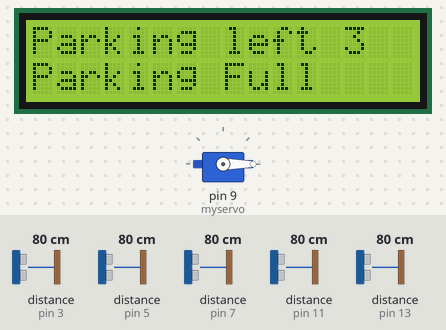
A sketch run on a simulated Arduino Uno, built with avr-gcc and run on an emulated ATmega328P. On the bench: 16×2 character LCD, servo. Wiring (inferred from the names in the program): 5 × ultrasonic range finder: trigger pin 2, echo pin 3 / trigger pin 4, echo pin 5 / trigger pin 6, echo pin 7 / trigger pin 10, echo pin 11 / trigger pin 12, echo pin 13. The test bench sets the inputs (shaded band); at power-on: distance to the obstacle (sensors on pin 3, pin 5, pin 7, pin 11, pin 13) 80 cm. The echo pulse lasts 58.3 µs per cm; what the sketch prints to the serial monitor is not drawn.

Above: at 1.2 s.
1.3 s: distance to the obstacle (sensor on pin 3) set to 94 cm
4.3 s: distance to the obstacle (sensor on pin 3) set to 102 cm
At 4.7 s:
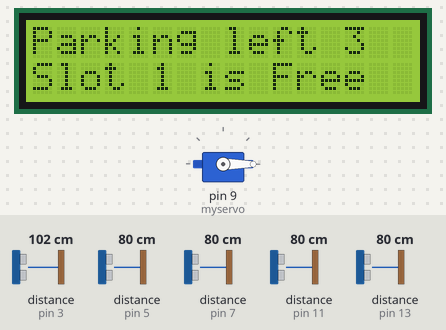
5.9 s: distance to the obstacle (sensor on pin 5) set to 97 cm
7.4 s: distance to the obstacle (sensor on pin 5) set to 104 cm
At 7.8 s:
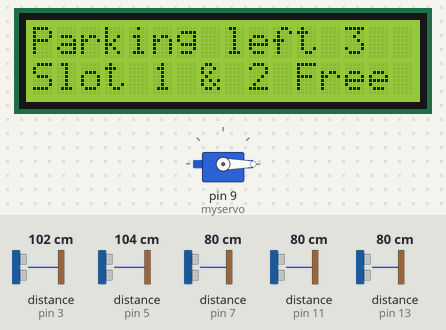
9.0 s: distance to the obstacle (sensor on pin 7) set to 94 cm
10.5 s: distance to the obstacle (sensor on pin 7) set to 104 cm
At 11.3 s:
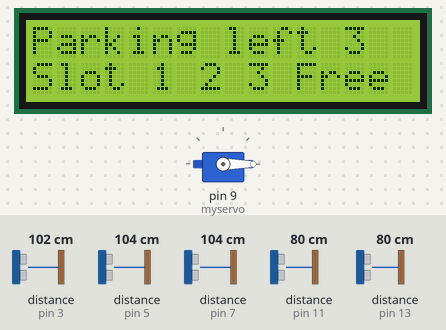
Timing chart, 0 to 13.1 s (numbered marks = the images above; inputs shaded):
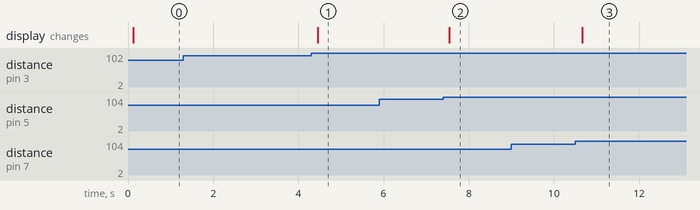

The sketch:

Serial_UltrasonicParkingV2.ino
```cpp
#include <Servo.h>
#include <Wire.h>
#include <LiquidCrystal_I2C.h>

LiquidCrystal_I2C lcd(0x27, 16, 2);  // set the LCD address to 0x27 for a 16 chars and 2 line display

#define t1 2
#define e1 3
#define t2 4
#define e2 5
#define t3 6
#define e3 7

#define t4 10
#define e4 11
#define t5 12
#define e5 13

Servo myservo;

int distanceThreshold = 100;

int parkingAvailable = 3;
int barrierState = 0;

void setup() {
  pinMode(t1, OUTPUT);
  pinMode(t2, OUTPUT);
  pinMode(t3, OUTPUT);
  pinMode(t4, OUTPUT);
  pinMode(t5, OUTPUT);
  pinMode(e1, INPUT);
  pinMode(e2, INPUT);
  pinMode(e3, INPUT);
  pinMode(e4, INPUT);
  pinMode(e5, INPUT);

  Serial.begin(9600);
  lcd.init();
  lcd.backlight();
  lcd.setCursor(0, 0);
  myservo.attach(9);
  myservo.write(0);
}

long readDistance(int triggerPin, int echoPin) {
  digitalWrite(triggerPin, LOW);
  delayMicroseconds(2);
  digitalWrite(triggerPin, HIGH);
  delayMicroseconds(10);
  digitalWrite(triggerPin, LOW);
  return pulseIn(echoPin, HIGH);
}


void loop() {
  float d1 = 0.01723 * readDistance(t1, e1);
  float d2 = 0.01723 * readDistance(t2, e2);
  float d3 = 0.01723 * readDistance(t3, e3);
  float d4 = 0.01723 * readDistance(t4, e4);
  float d5 = 0.01723 * readDistance(t5, e5);
  //get all sensor readings

  Serial.println("d1 = " + String(d1) + "cm");
  Serial.println("d2 = " + String(d2) + "cm");
  Serial.println("d3 = " + String(d3) + "cm");
  Serial.println("d4 = " + String(d4) + "cm");
  Serial.println("d5 = " + String(d5) + "cm");
  //display all sensor distance on serial monitor

  if (barrierState == 0) {
    if (d4 < 100 && d5 >= 100 && parkingAvailable > 0) {
      parkingAvailable -= 1;
      barrierState = -1;
      myservo.write(90);
    }
    if (d4 >= 100 && d5 < 100 && parkingAvailable < 3) {
      parkingAvailable += 1;
      barrierState = 1;
      myservo.write(90);
    }
  } else if (barrierState == -1) {
    if (d4 >= 100 && d5 < 100) {
      barrierState = -2;
      myservo.write(0);
    }
  } else if (barrierState == 1) {
    if (d5 >= 100 && d4 < 100) {
      barrierState = 2;
      myservo.write(0);
    }
  } else if (barrierState == -2) {
    if (d5 >= 100) {
      barrierState = 0;
    }
  } else if (barrierState == 2) {
    if (d4 >= 100) {
      barrierState = 0;
    }
  }

  lcd.setCursor(0, 0);
  if (parkingAvailable == 0) {
    lcd.print("Parking Full  ");
  } else {
    lcd.print("Parking left ");
    lcd.print(parkingAvailable);
  }


  if (d1 > 100 & d2 > 100 & d3 > 100) {
    lcd.setCursor(0, 1);
    lcd.print("Slot 1 2 3 Free");
    delay(500);
  } else if ((d1 > 100 & d2 > 100) | (d2 > 100 & d3 > 100) | (d3 > 100 & d1 > 100)) {
    lcd.setCursor(0, 1);
    if (d1 > 100 & d2 > 100)
      lcd.print("Slot 1 & 2 Free");
    else if (d1 > 100 & d3 > 100)
      lcd.print("Slot 1 & 3 Free");
    else
      lcd.print("Slot 2 & 3 Free");
  } else if (d1 < 100 & d2 < 100 & d3 < 100) {
    lcd.setCursor(0, 1);
    lcd.print("Parking Full   ");
  } else if ((d1 < 100 & d2 < 100) | (d2 < 100 & d3 < 100) | (d3 < 100 & d1 < 100)) {
    lcd.setCursor(0, 1);
    if (d1 > 100)
      lcd.print("Slot 1 is Free ");
    else if (d2 > 100)
      lcd.print("Slot 2 is Free ");
    else
      lcd.print("Slot 3 is Free ");
  }
  delay(100);
}
```

Measured:
- the behaviour switches between 99 and 100 cm on distance to the obstacle (sensor on pin 3) (found by bisection; images 0 and 1)
- the behaviour switches between 99 and 100 cm on distance to the obstacle (sensor on pin 5) (found by bisection; images 1 and 2)
- the behaviour switches between 99 and 100 cm on distance to the obstacle (sensor on pin 7) (found by bisection; images 2 and 3)
- after the input at 1.3 s, every drawn part: stays the same
- after the input at 4.3 s, the display: changes after 0.15 s (image 1)
- after the input at 5.9 s, every drawn part: stays the same
- after the input at 7.4 s, the display: changes after 0.14 s (image 2)
- after the input at 9.0 s, every drawn part: stays the same
- after the input at 10.5 s, the display: changes after 0.17 s (image 3)
